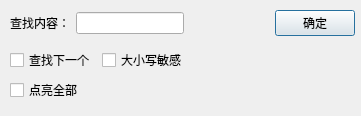
<?xml version="1.0" encoding="UTF-8"?>
<ui version="4.0">
 <class>FindDialog</class>
 <widget class="QDialog" name="FindDialog">
  <property name="geometry">
   <rect>
    <x>0</x>
    <y>0</y>
    <width>361</width>
    <height>116</height>
   </rect>
  </property>
  <property name="minimumSize">
   <size>
    <width>361</width>
    <height>116</height>
   </size>
  </property>
  <property name="maximumSize">
   <size>
    <width>361</width>
    <height>116</height>
   </size>
  </property>
  <property name="windowTitle">
   <string>Dialog</string>
  </property>
  <property name="modal">
   <bool>true</bool>
  </property>
  <widget class="QWidget" name="">
   <property name="geometry">
    <rect>
     <x>10</x>
     <y>10</y>
     <width>345</width>
     <height>92</height>
    </rect>
   </property>
   <layout class="QVBoxLayout" name="verticalLayout">
    <item>
     <layout class="QHBoxLayout" name="horizontalLayout">
      <item>
       <widget class="QLabel" name="label">
        <property name="text">
         <string>查找内容：</string>
        </property>
       </widget>
      </item>
      <item>
       <widget class="QLineEdit" name="lineEdit"/>
      </item>
      <item>
       <spacer name="horizontalSpacer">
        <property name="orientation">
         <enum>Qt::Horizontal</enum>
        </property>
        <property name="sizeHint" stdset="0">
         <size>
          <width>40</width>
          <height>20</height>
         </size>
        </property>
       </spacer>
      </item>
      <item>
       <widget class="QPushButton" name="okButton">
        <property name="text">
         <string>确定</string>
        </property>
       </widget>
      </item>
     </layout>
    </item>
    <item>
     <spacer name="verticalSpacer">
      <property name="orientation">
       <enum>Qt::Vertical</enum>
      </property>
      <property name="sizeHint" stdset="0">
       <size>
        <width>343</width>
        <height>13</height>
       </size>
      </property>
     </spacer>
    </item>
    <item>
     <layout class="QHBoxLayout" name="horizontalLayout_2">
      <item>
       <widget class="QCheckBox" name="checkBox">
        <property name="text">
         <string>查找下一个</string>
        </property>
       </widget>
      </item>
      <item>
       <widget class="QCheckBox" name="caseCheckbox">
        <property name="text">
         <string>大小写敏感</string>
        </property>
       </widget>
      </item>
      <item>
       <spacer name="horizontalSpacer_2">
        <property name="orientation">
         <enum>Qt::Horizontal</enum>
        </property>
        <property name="sizeHint" stdset="0">
         <size>
          <width>40</width>
          <height>20</height>
         </size>
        </property>
       </spacer>
      </item>
     </layout>
    </item>
    <item>
     <widget class="QCheckBox" name="checkBox_2">
      <property name="text">
       <string>点亮全部</string>
      </property>
     </widget>
    </item>
   </layout>
  </widget>
 </widget>
 <resources/>
 <connections/>
</ui>
